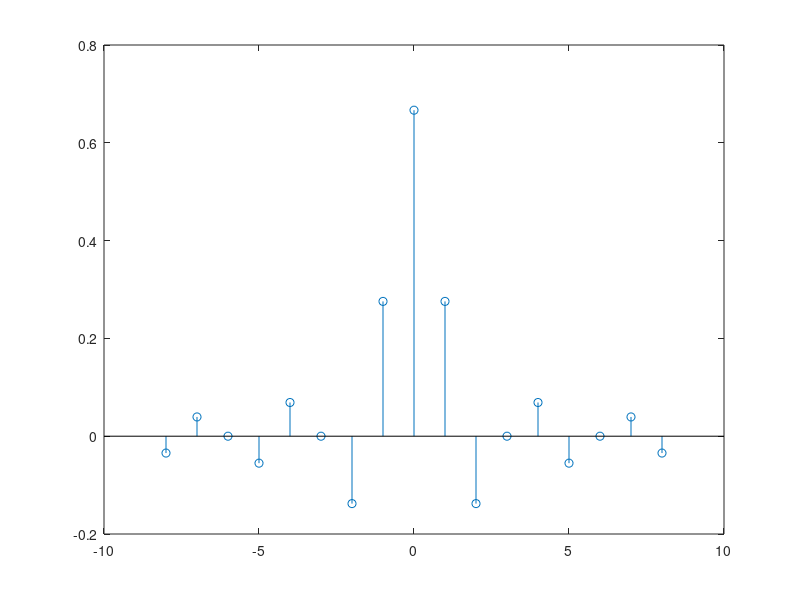

This chart was generated by the following MATLAB code:
k=-8;
ak =zeros(1,17);
for n = 1:17
    ak(n) = (i/(k*pi))*(exp(-i*2*pi*k/3)-1);
    k=k+1;
end
k = -8:8;
ak(9) = 2/3;
figure;
stem(k, ak);
